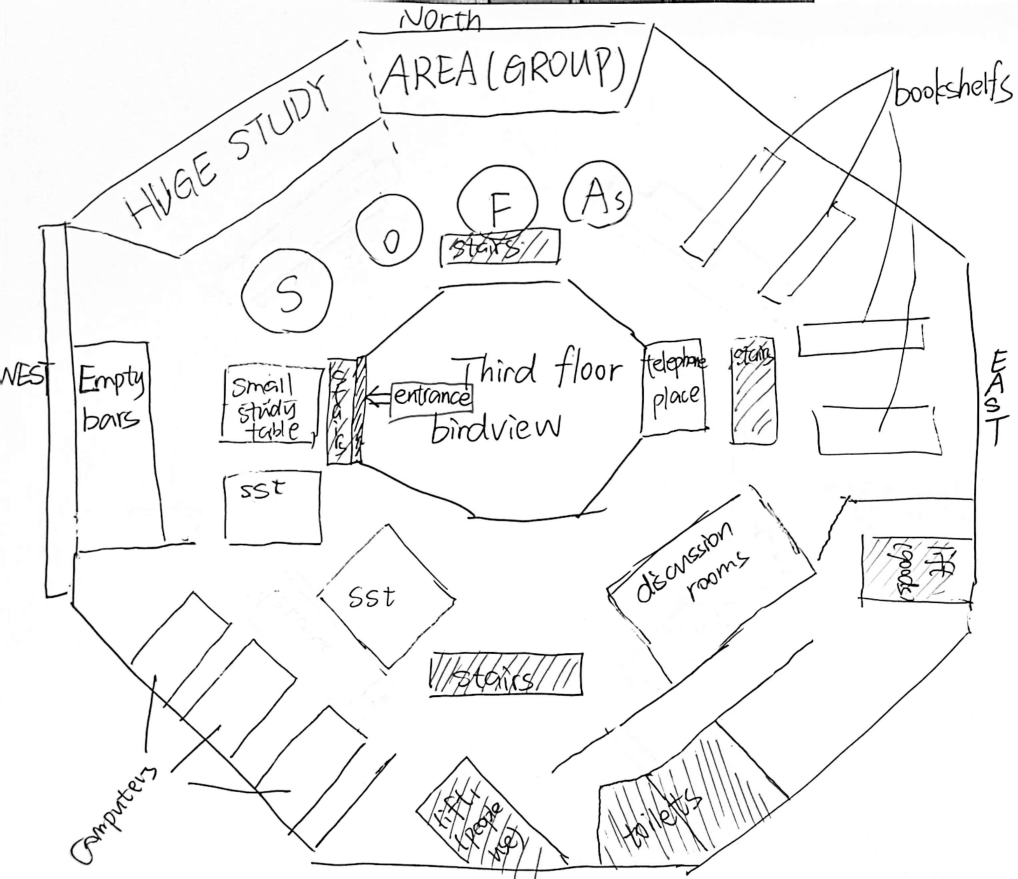
#> input picture Ex_PIC/map.jpg, 3054 x 2637 px, found by its file name (shown at 1/3 size)
$ python lesson8.1.py
#> lines starting #> are read from the running program, lines starting #| are printed output that depends on the picture
import cv2

image = cv2.imread(r'map.jpg')
#> image is the input picture: shape (2637, 3054, 3); min 0, max 255, mean 242.9
rows, cols = image.shape[:2]
#> rows = 2637; cols = 3054

# 旋转中心点为图像中心，旋转角度为90度，不改变图像尺寸
M = cv2.getRotationMatrix2D((cols / 2, rows / 2), 90, 1)
rotated_image = cv2.warpAffine(image, M, (cols, rows))
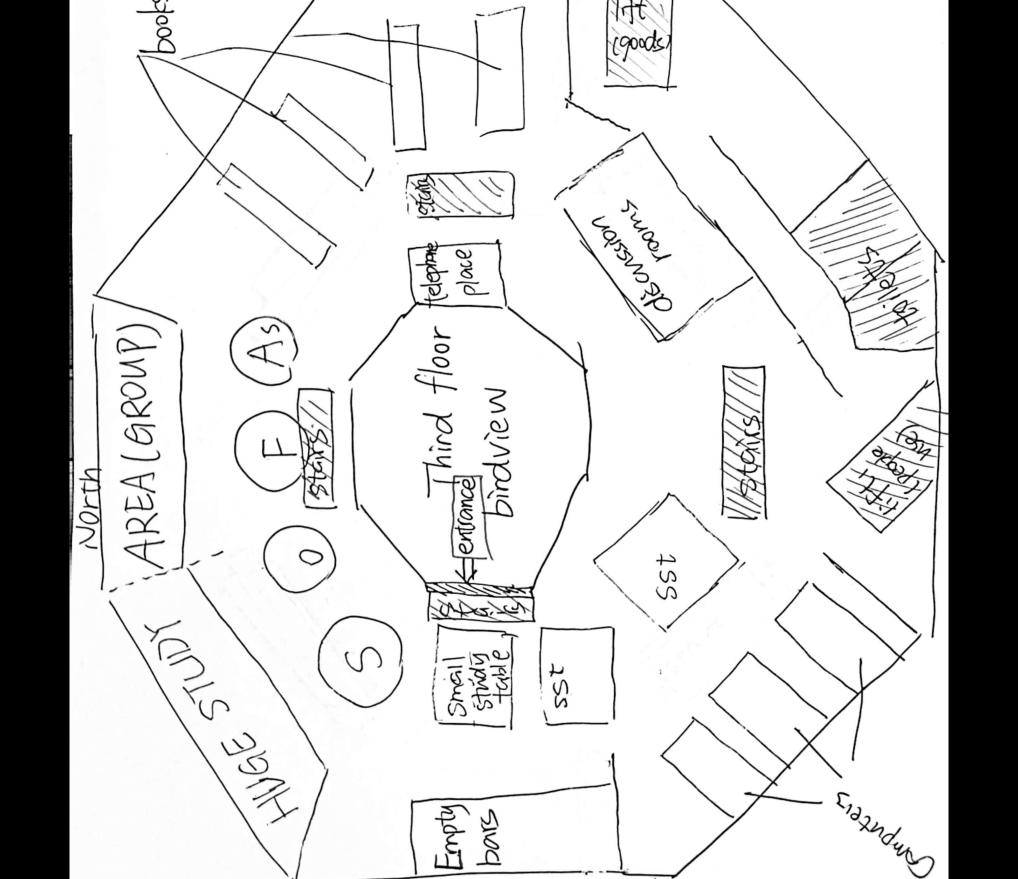
#> rotated_image: shape (2637, 3054, 3) (shown at 1/3 size); min 0, max 255, mean 209.1
#cv2.getRotationMatrix2D(center, angle, scale)
#when processing normal M for cv2.warpAffine
#We use like this:
#M = np.float32( [ [a,b,c],
#                           [d,e,f] ] )

cv2.namedWindow('Image', cv2.WINDOW_NORMAL)
cv2.imshow('Image', rotated_image)
cv2.resizeWindow('Image', 800, 600)
cv2.waitKey(0)
cv2.destroyAllWindows()
